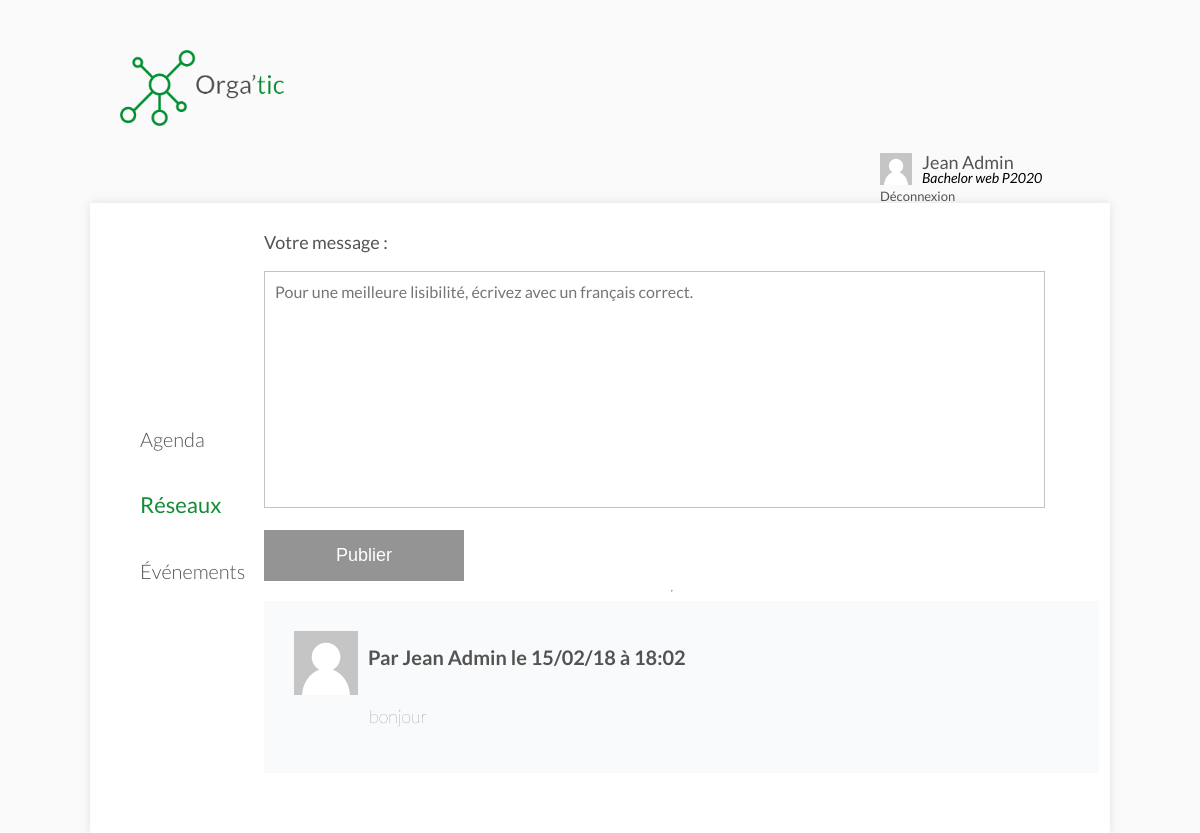
Page /reseau.php (signed in) on the earlier database version.
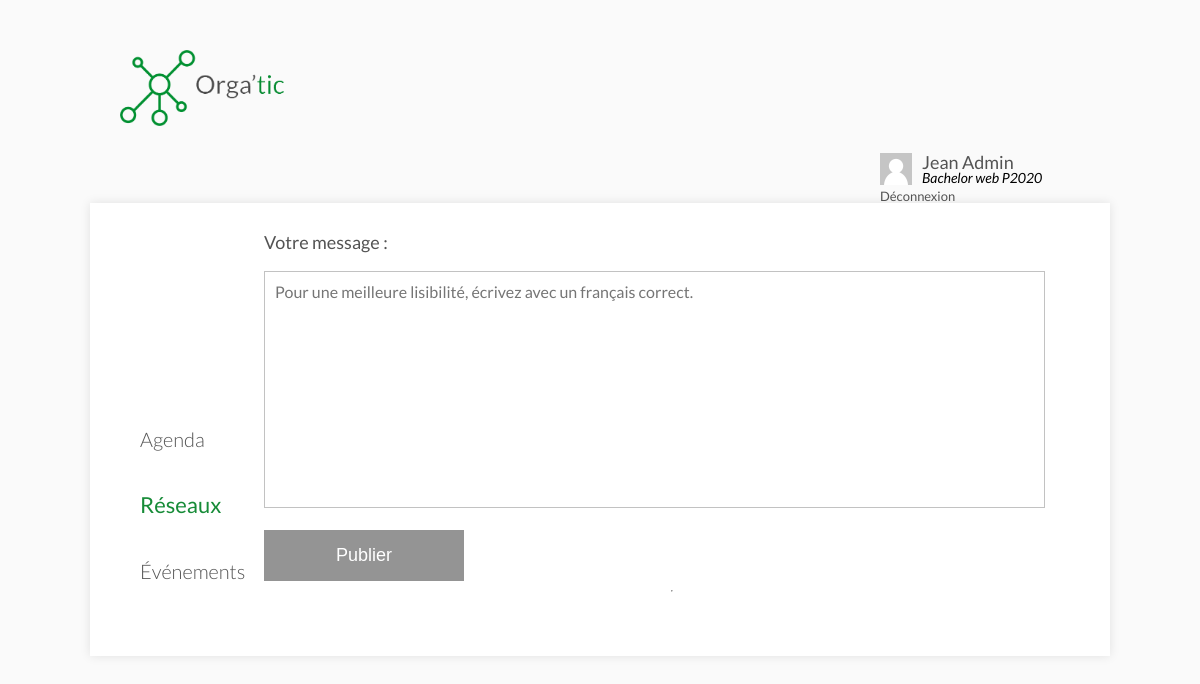
Same page on the later database version.
### tables this page shows
CREATE TABLE `messages` (
  `id` int(11) NOT NULL,
  `userID` int(11) NOT NULL,
  `promoID` int(11) NOT NULL,
  `content` text NOT NULL,
  `date` datetime NOT NULL
);

### models/default/reseau.php (called while the page is built)
<?php
$req = $bdd->prepare('SELECT * FROM messages WHERE promoID = ? ORDER BY id DESC');
$req->execute([$_SESSION['promoID']]);
$messages = $req->fetchAll();
foreach ($messages as $key => $message) {
    $req = $bdd->prepare('SELECT * FROM users WHERE id = ?');
    $req->execute([$message['userID']]);
    $messages[$key]['user'] = $req->fetch()['username'];
}

### public/reseau.php (the view, shortened to what this page needs)
<?php
  require_once '../app/config/system.php';
  require_once INCLUDES . '/default/header.php';
  require_once DIR_MODELS . '/default/reseau.php';
?>
<section class="container">
  <?php require_once INCLUDES . '/default/sidebar.php'; ?>
    <div class="container-content">
        <form action="<?= WEBROOT; ?>do/post_message.php" method="post" class="form-message">
            <label for="message" style="color: #535353;">Votre message :</label>
            <textarea name="message" id="message" cols="30" rows="10" placeholder="Pour une meilleure lisibilité, écrivez avec un français correct."></textarea>
            <button type="submit" class="button" style="width:200px;">Publier</button>
        </form>
        <hr>
    <?php
        foreach ($messages as $message) {
            echo '<div class="RectangleCommentaire" style="padding:30px;">';
            echo '<img src="'.DIR_ASSETS.'/img/avatar.png" width="64" style="float:left;margin-right:10px;" alt="">';
            echo '<h2 class="Name">Par '.$message['user'].' le '.date('d/m/y à H:m', strtotime($message['date'])).'</h2>';
            echo '<p class="Commentaires1">'.nl2br(htmlentities($message['content'])).'</p>';
            echo '</div>';
        }
    ?>
    </div>
</section>
<?php
    require_once INCLUDES . '/default/footer.php';
?>

Differences in the rows shown:
removed messages: user "Jean Admin", date "15/02/18 à 18:02", content "bonjour"
